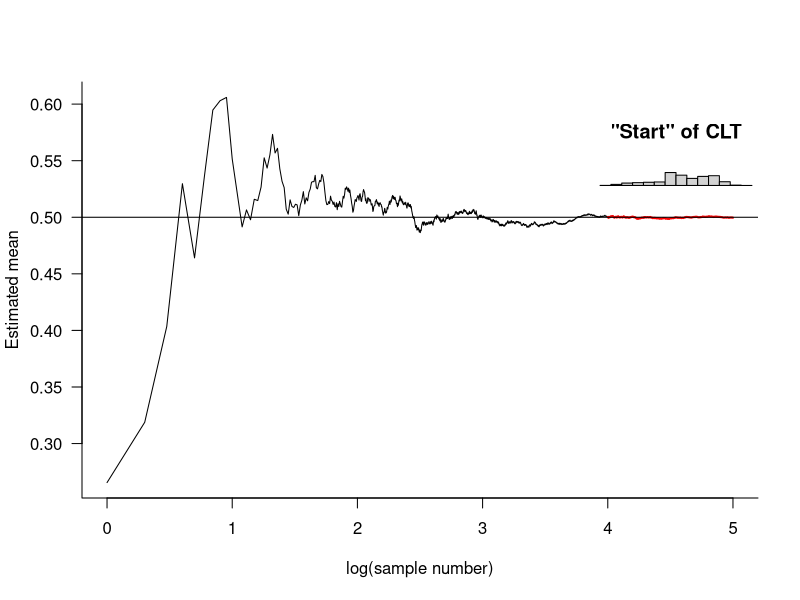

This chart was generated by the following R code:
rm(list=ls())
N <- 1e5
set.seed(1)
medias <- numeric(N)
amostras <- runif(N)
for (i in 1:N) {
	medias[i] <- mean(amostras[1:i])
}

par(las = 1, bty = 'l', fig=c(0, 1, 0, 1))
plot(log10(1:N), medias, type='l', xlab='log(sample number)', ylab='Estimated mean')
lines(log10(1e4:1e5), medias[1e4:1e5], col='red', lwd=2) # red line means we are approaching convergence
abline(h=.5) # real mean
par(fig=c(.64, 1, .52, .85), new=T)
hist(medias[1e4:1e5], main='\"Start\" of CLT', ylab='', xlab='', yaxt='n', xaxt='n') # central limit theorem is starting to be show here and so on.

